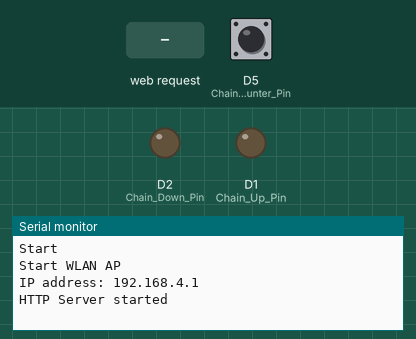
Simulated run of this sketch. Board: ESP8266 (NodeMCU). Parts: output pins drawn as LEDs (lit = HIGH), the last lines printed to the serial monitor. The test bench sets the inputs (shaded band); at power-on: D5 (Chain_Counter_Pin) HIGH. WiFi joins after 1.5 s; servers stay silent unless stated; EEPROM starts erased.

Above: at 1.3 s.
1.4 s: HTTP request GET /up received
At 2.4 s:
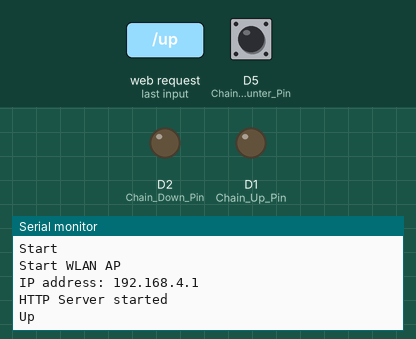
2.9 s: HTTP request GET /down received
At 3.6 s:
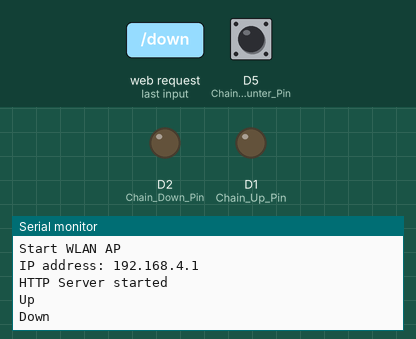

The sketch:

ChainCounterWLAN.ino
```cpp
// (licence header left out)
// Anchor Chain Remote Control / Chain Counter with WLAN.
// Version 1.2, 06.10.2021, AK-Homberger

#include<ESP8266WiFi.h>
#include<ESP8266WebServer.h>
#include<EEPROM.h>

#include "index_html.h"              // Web site information for Gauge / Buttons

#define ENABLE_DEMO 1                // Set to 1 to enable Demo Mode with up/down counter
#define SAFETY_STOP 2                // Defines safety stop for chain up. Stops defined number of events before reaching zero
#define MAX_CHAIN_LENGTH 40          // Define maximum chan length. Relay off after the value is reached

// Wifi: Select AP or Client

#define WiFiMode_AP_STA 0            // Defines WiFi Mode 0 -> AP (with IP:192.168.4.1 and  1 -> Station (client with IP: via DHCP)
const char *ssid = "chaincount";     // Set WLAN name
const char *password = "kette0102";  // Set password

ESP8266WebServer server(80);                // Web Server at port 80


// Chain Counter

#define Chain_Calibration_Value 0.33 // Translates counter impuls to meter 0,33 m per pulse
#define Chain_Counter_Pin D5         // Counter impulse is measured as interrupt on pin D5
unsigned long Last_int_time = 0;     // Time of last interrupt
unsigned long Last_event_time = 0;   // Time of last event for engine watchdog
int ChainCounter = 0;                // Counter for chain events
int LastSavedCounter = 0;            // Stores last ChainCounter value to allow storage to nonvolatile storage in case of value changes

// Relay

#define Chain_Up_Pin D1              // GPIO pin D1 for Chain Up Relay
#define Chain_Down_Pin D2            // GPIO pin D2 for Chain Down Relay
int UpDown = 1;                      // 1 =  Chain down / count up, -1 = Chain up / count backwards
int OnOff = 0;                       // Relay On/Off - Off = 0, On = 1
unsigned long Watchdog_Timer = 0;    // Watchdog timer to stop relay after 1 second of inactivity e.g. connection loss to client


// Chain Event Interrupt
// Enters on falling edge

void IRAM_ATTR handleInterrupt() {
  noInterrupts();

  if (millis() > Last_int_time + 10) {  // Debouncing. No new events for 10 milliseconds

    ChainCounter += UpDown;             // Chain event: Count up/down

    if ( ( (ChainCounter <= SAFETY_STOP) && (UpDown == -1) && (OnOff == 1) ) ||     // Safety stop counter reached while chain is going up
         ( (UpDown == 1) && (abs(ChainCounter) * Chain_Calibration_Value >= MAX_CHAIN_LENGTH) ) ) {  // Maximum chain lenght reached

      digitalWrite(Chain_Up_Pin, LOW );
      digitalWrite(Chain_Down_Pin, LOW );
      OnOff = 0;
    }
    Last_event_time = millis();         // Store last event time to detect blocking chain
  }
  Last_int_time = millis();             // Store last interrupt time for debouncing
  interrupts();
}


void setup() {
  int wifi_retry = 0;

  // Relay output
  pinMode(Chain_Up_Pin, OUTPUT);            // Sets pin as output
  pinMode(Chain_Down_Pin, OUTPUT);          // Sets pin as output
  digitalWrite(Chain_Up_Pin, LOW );         // Relay off
  digitalWrite(Chain_Down_Pin, LOW );       // Relay off

  // Init Chain Count measure with interrupt
  pinMode(Chain_Counter_Pin, INPUT_PULLUP); // Sets pin input with pullup resistor
  attachInterrupt(digitalPinToInterrupt(Chain_Counter_Pin), handleInterrupt, FALLING); // Attaches pin to interrupt on falling edge

  // Init serial
  Serial.begin(115200);
  Serial.print("");
  Serial.println("Start");

  EEPROM.begin(16);
  ChainCounter = EEPROM.read(0);
  LastSavedCounter = ChainCounter;                  // Initialise last counter value

  // Init WLAN AP
  if (WiFiMode_AP_STA == 0) {

    WiFi.mode(WIFI_AP);                              // WiFi Mode Access Point
    delay (100);
    WiFi.softAP(ssid, password); // AP name and password
    Serial.println("Start WLAN AP");
    Serial.print("IP address: ");
    Serial.println(WiFi.softAPIP());

  } else {

    Serial.println("Start WLAN Client DHCP");         // WiFi Mode Client with DHCP
    WiFi.begin(ssid, password);

    while (WiFi.status() != WL_CONNECTED) {           // Check connection
      wifi_retry++;
      delay(500);
      Serial.print(".");
      if (wifi_retry > 10) {
        Serial.println("\nReboot");                   // Reboot after 10 connection tries
        ESP.restart();
      }
    }

    Serial.println("");
    Serial.println("WiFi connected");
    Serial.println("IP address: ");
    Serial.println(WiFi.localIP());
  }


  // Handle HTTP request events

  server.on("/", Event_Index);
  server.on("/gauge.min.js", Event_js);
  server.on("/ADC.txt", Event_ChainCount);
  server.on("/up", Event_Up);
  server.on("/down", Event_Down);
  server.on("/stop", Event_Stop);
  server.on("/reset", Event_Reset);

  server.onNotFound(handleNotFound);

  server.begin();
  Serial.println("HTTP Server started");
}


void Event_Up() {                          // Handle UP request
  server.send(200, "text/plain", "-1000"); // Send response "-1000" means no  chainlenght
  Serial.println("Up");
  digitalWrite(Chain_Up_Pin, HIGH );
  digitalWrite(Chain_Down_Pin, LOW );
  Last_event_time = millis();
  UpDown = -1;
  OnOff = 1;
}


void Event_Down() {                         // Handle Down request
  server.send(200, "text/plain", "-1000");  // Send response "-1000" means no  chainlenght
  Serial.println("Down");
  digitalWrite(Chain_Up_Pin, LOW );
  digitalWrite(Chain_Down_Pin, HIGH );
  Last_event_time = millis();
  UpDown = 1;
  OnOff = 1;
}


void Event_Stop() {                         // Handle Stop request
  server.send(200, "text/plain", "-1000");  // Send response "-1000" means no  chainlenght
  Serial.println("Stop");
  digitalWrite(Chain_Up_Pin, LOW );
  digitalWrite(Chain_Down_Pin, LOW );
  OnOff = 0;
}


void Event_Reset() {                        // Handle reset request to reset counter to 0
  ChainCounter = 0;
  server.send(200, "text/plain", "-1000");  // Send response "-1000" means no  chainlenght
  Serial.println("Reset");
}


void Event_Index() {                         // If "http://<ip address>/" requested
  server.send(200, "text/html", indexHTML);  // Send Index Website
}


void Event_js() {                            // If "http://<ip address>/gauge.min.js" requested
  server.send(200, "text/html", gauge);      // Then send gauge.min.js
}


void Event_ChainCount() {                    // If  "http://<ip address>/ADC.txt" requested

  float temp = (ChainCounter * Chain_Calibration_Value); // Chain in meters
  server.sendHeader("Cache-Control", "no-cache");
  server.send(200, "text/plain", String (temp));

  Watchdog_Timer = millis();                 // Watchdog timer is set to current uptime

#if ENABLE_DEMO == 1                         // Demo Mode - Counts automatically UP/Down every 500 ms

  if (OnOff == 1) ChainCounter += UpDown;

  if ( ( (ChainCounter <= SAFETY_STOP) && (UpDown == -1) && (OnOff == 1) ) ||     // Safety stop counter reached while chain is going up
       ( (UpDown == 1) && (abs(ChainCounter) * Chain_Calibration_Value >= MAX_CHAIN_LENGTH) ) ) {  // Maximum chain lenght reached

    digitalWrite(Chain_Up_Pin, LOW );
    digitalWrite(Chain_Down_Pin, LOW );
    OnOff = 0;
  }
  Last_event_time = millis();
#endif

}


void handleNotFound() {                                           // Unknown request. Send error 404
  server.send(404, "text/plain", "File Not Found\n\n");
}


void loop() {
  int wifi_retry = 0;

  server.handleClient();                                           // Handle HTTP requests

  if ( ( millis() > Watchdog_Timer + 1000 ) ||                     // Check HTTP connnection
       ( (OnOff == 1) && (millis() > Last_event_time + 1000)) )  { // Check events if engine is on

    digitalWrite(Chain_Up_Pin, LOW );                              // Relay off after 1 second inactivity
    digitalWrite(Chain_Down_Pin, LOW );
    OnOff = 0;
  }

  if (ChainCounter != LastSavedCounter) {                          // Store Chain Counter to nonvolatile storage (if changed)
    EEPROM.write(0, ChainCounter);
    EEPROM.commit();
    LastSavedCounter = ChainCounter;
  }

  if (WiFiMode_AP_STA == 1) {                                      // Check connection if working as client
    while (WiFi.status() != WL_CONNECTED && wifi_retry < 5 ) {     // Connection lost, 5 tries to reconnect
      wifi_retry++;
      Serial.println("WiFi not connected. Try to reconnect");
      WiFi.disconnect();
      WiFi.mode(WIFI_OFF);
      WiFi.mode(WIFI_STA);
      WiFi.begin(ssid, password);
      delay(100);
    }
    if (wifi_retry >= 5) {
      Serial.println("\nReboot");                                  // Did not work -> restart ESP32
      ESP.restart();
    }
  }

  // Dummy to empty input buffer to avoid board to stuck with e.g. NMEA Reader
  if ( Serial.available() ) {
    Serial.read();
  }
}
```

Source omitted: index_html.h (14463 bytes)

Measured:
- after the input at 1.4 s, the serial monitor: prints a new line at once (image 1)
- after the input at 2.9 s, the serial monitor: prints a new line at once (image 2)
